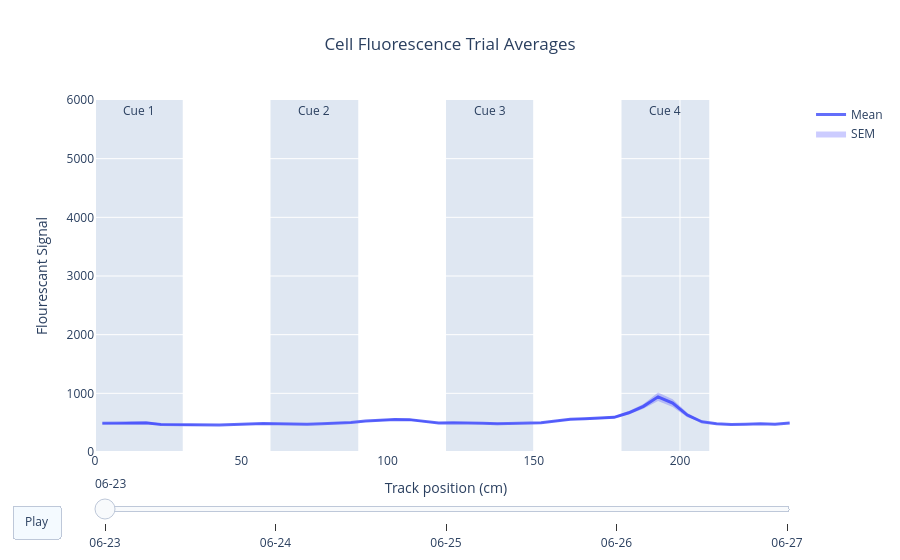

The cell this chart's notebook holds for it:
### Code cell
from enum import Enum

import numpy as np
from plotly import graph_objects as go

from sl_forgery.utils.dataclass import AnimalData, ProjectData, TargetGroup
from sl_forgery.analysis.processing import Processing, bin_size, cue_length, track_length


class TraceType(str, Enum):
    PER_TRIAL = "per_trial"
    AVERAGE = "average"
 

def plot_multi_session(
        target_group: str | TargetGroup,
        trace_type: str | TraceType,
        cell: int, 
        animal: AnimalData, 
        save_path: Path | None = None,
        ):
    
    if isinstance(target_group, str):
        target_group = TargetGroup(target_group)   

    if isinstance(trace_type, str):
        trace_type = TraceType(trace_type)


    frames = []


    # TODO: Task specific
    xaxis = np.arange(bin_size / 2, track_length, bin_size)
    cue_positions = range(0, track_length, cue_length * 2) # *2 bc of the gray region

    for session in animal.sessions:
        session_avg_df, sess_sem, result, trial_avg_df = Processing.bin_data(target_group, session, cache)
        
        match trace_type:
            case TraceType.PER_TRIAL:
                traces = [go.Scatter(
                    x = xaxis,
                    y = trial_avg_df[i, cell],
                    mode='lines',
                    line=dict(width=2),
                    name=f"Trial {i+1}",
                    visible=True,
                ) for i in range(result.shape[0])]

            case TraceType.AVERAGE:
                cell_val = session_avg_df[f'cell_{cell}_signal_binned'][-1]
                sem = sess_sem[cell]
                mean = cell_val.to_numpy()
                traces = []
                traces.append(go.Scatter(
                    x = xaxis,
                    y = mean,
                    mode='lines',
                    line=dict(width=3),
                    name="Mean"
                ))

                upper = mean + sem
                lower = mean - sem   

                # Add trace for the standard error of the mean
                traces.append(go.Scatter(
                    x=list(xaxis) + list(xaxis[::-1]),  # x followed by reversed x
                    y=list(upper) + list(lower[::-1]),  # upper followed by reversed lower
                    fill='toself',
                    fillcolor='rgba(0, 0, 255, 0.2)',  # RGBA for transparency
                    line=dict(color='rgba(255,255,255,0)'),  # No border
                    hoverinfo='skip',
                    name='SEM'
                )) 

        frames.append(go.Frame(
            data=traces,
            name=session.name
        ))

    fig = go.Figure(data=frames[0].data, frames=frames)

    slider_steps = [
        {
            'method': 'animate',
            'args': [[session.name], dict(mode='immediate', transition=dict(duration=0))],
            'label': ProjectData.parse_session(session.name),
        }
        for session in animal.sessions
    ]


    # Slider
    fig.update_layout(
        sliders=[
            {
                'active': 0,
                'steps': slider_steps,
            }
        ],
        updatemenus=[{
        'type': 'buttons',
        'y': -.15,
        'buttons': [
            {
                'label': 'Play',
                'method': 'animate',
                'args': [None, {'frame': {'duration': 1000, 'redraw': True}, 'transition': {'duration':1000}, 'fromcurrent': True}]
            },

        ]
    }]
    )

    # Axes
    fig.update_layout(
        title=dict(
            text=f"Cell Fluorescence Trial Averages",
            x=.5,
        ),
        plot_bgcolor='white',
        xaxis=dict(
            title="Track position (cm)",
            range=[0, track_length]
        ),
        yaxis=dict(
            title="Flourescant Signal",
            range=[0, 6000]
        ),
    )



    fig.update_layout(
        annotations=
        [
            *[
                dict(
                    text=f"Cue {i+1}",
                    xref="x", yref="paper",
                    x=pos + cue_length / 2, y=1, 
                    xanchor="center", yanchor="top",
                    align="center", 
                    showarrow=False,
                ) for i, pos in enumerate(cue_positions)          
            ],
        ],
        shapes=[
                dict(type="rect", x0=pos, x1=pos+cue_length, y0=0, y1=1, xref="x", yref="paper",
                    fillcolor="lightsteelblue", opacity=0.4, layer="below", line_width=0) 
                for pos in cue_positions
            ],
    )

    Plotting._clear_axes(fig)

    fig.show(renderer="browser")
    return fig

plot_multi_session("multi_day", cell=80, animal=data.get_mouse(6), trace_type=TraceType.AVERAGE)

### Figure 1 — Plotly figure (JSON) as saved in the notebook; plotly's stock layout.template omitted (floating-point values rounded to 4 significant figures)
{"data": [{"line": {"width": 3}, "mode": "lines", "name": "Mean", "type": "scatter", "x": [2.5, 7.5, 12.5, 17.5, 22.5, 27.5, 32.5, 37.5, 42.5, 47.5, 52.5, 57.5, 62.5, 67.5, 72.5, 77.5, 82.5, 87.5, 92.5, 97.5, 102.5, 107.5, 112.5, 117.5, 122.5, 127.5, 132.5, 137.5, 142.5, 147.5, 152.5, 157.5, 162.5, 167.5, 172.5, 177.5, 182.5, 187.5, 192.5, 197.5, 202.5, 207.5, 212.5, 217.5, 222.5, 227.5, 232.5, 237.5], "y": [490.8, 490.4, 494.7, 496.4, 470.6, 467.0, 456.9, 460.8, 458.4, 466.7, 477.8, 485.5, 480.8, 476.5, 473.5, 483.5, 493.9, 501.6, 527.7, 541.4, 554.2, 551.8, 516.7, 493.6, 500.0, 499.1, 489.9, 481.8, 485.9, 492.9, 499.9, 527.5, 556.4, 568.7, 575.4, 591.2, 669.1, 777.8, 940.2, 834.1, 629.1, 514.0, 481.1, 467.2, 474.8, 481.5, 474.2, 495.2]}, {"fill": "toself", "fillcolor": "rgba(0, 0, 255, 0.2)", "hoverinfo": "skip", "line": {"color": "rgba(255,255,255,0)"}, "name": "SEM", "type": "scatter", "x": [2.5, 7.5, 12.5, 17.5, 22.5, 27.5, 32.5, 37.5, 42.5, 47.5, 52.5, 57.5, 62.5, 67.5, 72.5, 77.5, 82.5, 87.5, 92.5, 97.5, 102.5, 107.5, 112.5, 117.5, 122.5, 127.5, 132.5, 137.5, 142.5, 147.5, 152.5, 157.5, 162.5, 167.5, 172.5, 177.5, 182.5, 187.5, 192.5, 197.5, 202.5, 207.5, 212.5, 217.5, 222.5, 227.5, 232.5, 237.5, 237.5, 232.5, 227.5, 222.5, 217.5, 212.5, 207.5, 202.5, 197.5, 192.5, 187.5, 182.5, 177.5, 172.5, 167.5, 162.5, 157.5, 152.5, 147.5, 142.5, 137.5, 132.5, 127.5, 122.5, 117.5, 112.5, 107.5, 102.5, 97.5, 92.5, 87.5, 82.5, 77.5, 72.5, 67.5, 62.5, 57.5, 52.5, 47.5, 42.5, 37.5, 32.5, 27.5, 22.5, 17.5, 12.5, 7.5, 2.5], "y": [498.5, 497.0, 521.9, 527.0, 483.9, 477.2, 464.3, 467.7, 465.3, 474.2, 486.6, 495.0, 490.3, 484.2, 480.1, 489.8, 506.7, 510.2, 538.8, 555.0, 573.1, 573.0, 530.6, 503.0, 510.3, 507.2, 496.5, 488.6, 493.1, 499.6, 508.0, 539.3, 572.8, 585.8, 591.5, 612.3, 700.9, 820.1, 1013.0, 900.5, 667.7, 527.1, 489.2, 473.9, 483.1, 491.1, 481.5, 502.4, 488.0, 467.0, 472.0, 466.6, 460.4, 472.9, 500.9, 590.5, 767.7, 867.8, 735.4, 637.3, 570.0, 559.2, 551.7, 540.0, 515.6, 491.9, 486.1, 478.7, 474.9, 483.3, 491.0, 489.7, 484.2, 502.8, 530.5, 535.4, 527.8, 516.6, 492.9, 481.2, 477.3, 467.0, 468.7, 471.3, 475.9, 469.0, 459.2, 451.6, 453.9, 449.5, 456.8, 457.2, 465.8, 467.4, 483.8, 483.0]}], "layout": {"annotations": [{"align": "center", "showarrow": false, "text": "Cue 1", "x": 15, "xanchor": "center", "xref": "x", "y": 1, "yanchor": "top", "yref": "paper"}, {"align": "center", "showarrow": false, "text": "Cue 2", "x": 75, "xanchor": "center", "xref": "x", "y": 1, "yanchor": "top", "yref": "paper"}, {"align": "center", "showarrow": false, "text": "Cue 3", "x": 135, "xanchor": "center", "xref": "x", "y": 1, "yanchor": "top", "yref": "paper"}, {"align": "center", "showarrow": false, "text": "Cue 4", "x": 195, "xanchor": "center", "xref": "x", "y": 1, "yanchor": "top", "yref": "paper"}], "plot_bgcolor": "white", "scene": {"xaxis": {"showbackground": false, "showgrid": false, "visible": false, "zeroline": false}, "yaxis": {"showbackground": false, "showgrid": false, "visible": false, "zeroline": false}, "zaxis": {"showbackground": false, "showgrid": false, "visible": false, "zeroline": false}}, "shapes": [{"fillcolor": "lightsteelblue", "layer": "below", "line": {"width": 0}, "opacity": 0.4, "type": "rect", "x0": 0, "x1": 30, "xref": "x", "y0": 0, "y1": 1, "yref": "paper"}, {"fillcolor": "lightsteelblue", "layer": "below", "line": {"width": 0}, "opacity": 0.4, "type": "rect", "x0": 60, "x1": 90, "xref": "x", "y0": 0, "y1": 1, "yref": "paper"}, {"fillcolor": "lightsteelblue", "layer": "below", "line": {"width": 0}, "opacity": 0.4, "type": "rect", "x0": 120, "x1": 150, "xref": "x", "y0": 0, "y1": 1, "yref": "paper"}, {"fillcolor": "lightsteelblue", "layer": "below", "line": {"width": 0}, "opacity": 0.4, "type": "rect", "x0": 180, "x1": 210, "xref": "x", "y0": 0, "y1": 1, "yref": "paper"}], "sliders": [{"active": 0, "steps": [{"args": [["2025-06-23-13-32-06-980761"], {"mode": "immediate", "transition": {"duration": 0}}], "label": "06-23", "method": "animate"}, {"args": [["2025-06-24-13-17-47-781337"], {"mode": "immediate", "transition": {"duration": 0}}], "label": "06-24", "method": "animate"}, {"args": [["2025-06-25-16-35-01-581331"], {"mode": "immediate", "transition": {"duration": 0}}], "label": "06-25", "method": "animate"}, {"args": [["2025-06-26-12-57-38-495382"], {"mode": "immediate", "transition": {"duration": 0}}], "label": "06-26", "method": "animate"}, {"args": [["2025-06-27-12-44-58-770644"], {"mode": "immediate", "transition": {"duration": 0}}], "label": "06-27", "method": "animate"}]}], "title": {"text": "Cell Fluorescence Trial Averages", "x": 0.5}, "updatemenus": [{"buttons": [{"args": [null, {"frame": {"duration": 1000, "redraw": true}, "fromcurrent": true, "transition": {"duration": 1000}}], "label": "Play", "method": "animate"}], "type": "buttons", "y": -0.15}], "xaxis": {"range": [0, 240], "title": {"text": "Track position (cm)"}}, "yaxis": {"range": [0, 6000], "title": {"text": "Flourescant Signal"}}}}
